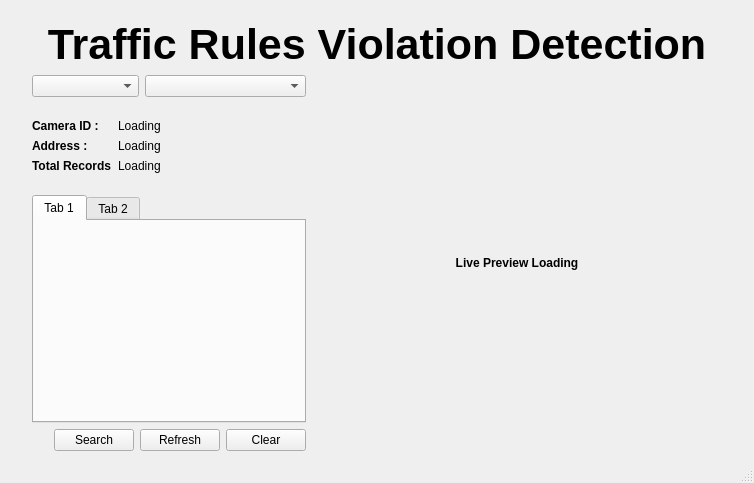
<?xml version="1.0" encoding="UTF-8"?>
<ui version="4.0">
 <class>MainWindow</class>
 <widget class="QMainWindow" name="MainWindow">
  <property name="geometry">
   <rect>
    <x>0</x>
    <y>0</y>
    <width>754</width>
    <height>483</height>
   </rect>
  </property>
  <property name="contextMenuPolicy">
   <enum>Qt::DefaultContextMenu</enum>
  </property>
  <property name="windowTitle">
   <string>Traffic Rules Violation Detection</string>
  </property>
  <widget class="QWidget" name="centralwidget">
   <layout class="QVBoxLayout" name="verticalLayout_2">
    <property name="leftMargin">
     <number>32</number>
    </property>
    <property name="topMargin">
     <number>20</number>
    </property>
    <property name="rightMargin">
     <number>32</number>
    </property>
    <property name="bottomMargin">
     <number>10</number>
    </property>
    <item>
     <widget class="QLabel" name="label">
      <property name="font">
       <font>
        <pointsize>32</pointsize>
        <weight>75</weight>
        <bold>true</bold>
        <underline>false</underline>
       </font>
      </property>
      <property name="text">
       <string>Traffic Rules Violation Detection</string>
      </property>
      <property name="alignment">
       <set>Qt::AlignCenter</set>
      </property>
     </widget>
    </item>
    <item>
     <layout class="QHBoxLayout" name="horizontalLayout_3" stretch="2,3">
      <item>
       <layout class="QVBoxLayout" name="verticalLayout">
        <item>
         <layout class="QHBoxLayout" name="horizontalLayout_2" stretch="2,3,1">
          <item>
           <widget class="QComboBox" name="camera_group"/>
          </item>
          <item>
           <widget class="QComboBox" name="cam_selector">
            <property name="enabled">
             <bool>true</bool>
            </property>
            <property name="editable">
             <bool>false</bool>
            </property>
            <property name="currentText">
             <string/>
            </property>
            <property name="currentIndex">
             <number>-1</number>
            </property>
            <property name="maxVisibleItems">
             <number>5</number>
            </property>
           </widget>
          </item>
         </layout>
        </item>
        <item>
         <layout class="QFormLayout" name="formLayout">
          <property name="topMargin">
           <number>16</number>
          </property>
          <property name="bottomMargin">
           <number>16</number>
          </property>
          <item row="0" column="0">
           <widget class="QLabel" name="cam_id_label">
            <property name="font">
             <font>
              <weight>75</weight>
              <bold>true</bold>
             </font>
            </property>
            <property name="text">
             <string>Camera ID : </string>
            </property>
           </widget>
          </item>
          <item row="0" column="1">
           <widget class="QLabel" name="cam_id">
            <property name="text">
             <string>Loading</string>
            </property>
           </widget>
          </item>
          <item row="1" column="0">
           <widget class="QLabel" name="address_label">
            <property name="font">
             <font>
              <weight>75</weight>
              <bold>true</bold>
             </font>
            </property>
            <property name="text">
             <string>Address : </string>
            </property>
           </widget>
          </item>
          <item row="1" column="1">
           <widget class="QLabel" name="address">
            <property name="text">
             <string>Loading</string>
            </property>
           </widget>
          </item>
          <item row="2" column="0">
           <widget class="QLabel" name="total_records_label">
            <property name="font">
             <font>
              <weight>75</weight>
              <bold>true</bold>
             </font>
            </property>
            <property name="text">
             <string>Total Records</string>
            </property>
           </widget>
          </item>
          <item row="2" column="1">
           <widget class="QLabel" name="total_records">
            <property name="text">
             <string>Loading</string>
            </property>
           </widget>
          </item>
         </layout>
        </item>
        <item>
         <widget class="QTabWidget" name="log_tabwidget">
          <property name="minimumSize">
           <size>
            <width>0</width>
            <height>200</height>
           </size>
          </property>
          <property name="tabShape">
           <enum>QTabWidget::Rounded</enum>
          </property>
          <property name="currentIndex">
           <number>0</number>
          </property>
          <property name="documentMode">
           <bool>false</bool>
          </property>
          <property name="movable">
           <bool>true</bool>
          </property>
          <property name="tabBarAutoHide">
           <bool>true</bool>
          </property>
          <widget class="QWidget" name="tab_1">
           <property name="accessibleName">
            <string/>
           </property>
           <attribute name="title">
            <string>Tab 1</string>
           </attribute>
          </widget>
          <widget class="QWidget" name="tab_2">
           <attribute name="title">
            <string>Tab 2</string>
           </attribute>
          </widget>
         </widget>
        </item>
        <item>
         <layout class="QHBoxLayout" name="horizontalLayout">
          <item>
           <spacer name="horizontalSpacer">
            <property name="orientation">
             <enum>Qt::Horizontal</enum>
            </property>
            <property name="sizeHint" stdset="0">
             <size>
              <width>158</width>
              <height>20</height>
             </size>
            </property>
           </spacer>
          </item>
          <item>
           <widget class="QPushButton" name="search_button">
            <property name="text">
             <string>Search</string>
            </property>
           </widget>
          </item>
          <item>
           <widget class="QPushButton" name="refresh_button">
            <property name="text">
             <string>Refresh</string>
            </property>
           </widget>
          </item>
          <item>
           <widget class="QPushButton" name="clear_button">
            <property name="text">
             <string>Clear</string>
            </property>
           </widget>
          </item>
         </layout>
        </item>
       </layout>
      </item>
      <item>
       <widget class="QLabel" name="live_preview">
        <property name="minimumSize">
         <size>
          <width>300</width>
          <height>0</height>
         </size>
        </property>
        <property name="font">
         <font>
          <weight>75</weight>
          <bold>true</bold>
         </font>
        </property>
        <property name="text">
         <string>Live Preview Loading</string>
        </property>
        <property name="alignment">
         <set>Qt::AlignCenter</set>
        </property>
       </widget>
      </item>
     </layout>
    </item>
   </layout>
  </widget>
  <widget class="QStatusBar" name="statusBar"/>
 </widget>
 <resources/>
 <connections/>
</ui>
